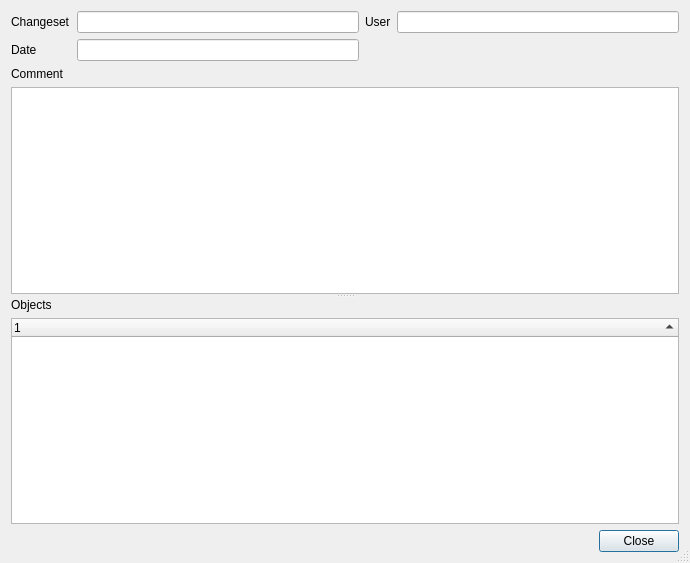
<?xml version="1.0" encoding="UTF-8"?>
<ui version="4.0">
 <class>ChangesetDetailsDialog</class>
 <widget class="QDialog" name="ChangesetDetailsDialog">
  <property name="geometry">
   <rect>
    <x>0</x>
    <y>0</y>
    <width>690</width>
    <height>563</height>
   </rect>
  </property>
  <property name="windowTitle">
   <string>Dialog</string>
  </property>
  <property name="toolTip">
   <string/>
  </property>
  <property name="sizeGripEnabled">
   <bool>true</bool>
  </property>
  <layout class="QHBoxLayout" name="horizontalLayout">
   <item>
    <widget class="QSplitter" name="splitter">
     <property name="frameShadow">
      <enum>QFrame::Plain</enum>
     </property>
     <property name="lineWidth">
      <number>1</number>
     </property>
     <property name="midLineWidth">
      <number>0</number>
     </property>
     <property name="orientation">
      <enum>Qt::Vertical</enum>
     </property>
     <property name="opaqueResize">
      <bool>true</bool>
     </property>
     <property name="childrenCollapsible">
      <bool>false</bool>
     </property>
     <widget class="QWidget" name="layoutWidget">
      <layout class="QGridLayout" name="gridLayout" columnstretch="0,0,0,0,0">
       <property name="sizeConstraint">
        <enum>QLayout::SetDefaultConstraint</enum>
       </property>
       <property name="spacing">
        <number>6</number>
       </property>
       <item row="1" column="2">
        <widget class="QLineEdit" name="date">
         <property name="readOnly">
          <bool>true</bool>
         </property>
        </widget>
       </item>
       <item row="0" column="3">
        <widget class="QLabel" name="labelUser">
         <property name="text">
          <string>User</string>
         </property>
        </widget>
       </item>
       <item row="0" column="1">
        <widget class="QLabel" name="labelChangeset">
         <property name="text">
          <string>Changeset</string>
         </property>
        </widget>
       </item>
       <item row="0" column="4">
        <widget class="QLineEdit" name="user">
         <property name="readOnly">
          <bool>true</bool>
         </property>
        </widget>
       </item>
       <item row="0" column="2">
        <widget class="QLineEdit" name="changeset">
         <property name="readOnly">
          <bool>true</bool>
         </property>
        </widget>
       </item>
       <item row="1" column="1">
        <widget class="QLabel" name="labelDate">
         <property name="text">
          <string>Date</string>
         </property>
        </widget>
       </item>
       <item row="3" column="1">
        <widget class="QLabel" name="labelDate_2">
         <property name="text">
          <string>Comment</string>
         </property>
        </widget>
       </item>
       <item row="4" column="1" colspan="4">
        <widget class="QPlainTextEdit" name="comment">
         <property name="readOnly">
          <bool>true</bool>
         </property>
        </widget>
       </item>
      </layout>
     </widget>
     <widget class="QWidget" name="verticalLayoutWidget_2">
      <layout class="QVBoxLayout" name="verticalLayout_5">
       <item>
        <widget class="QLabel" name="labelObjects">
         <property name="text">
          <string>Objects</string>
         </property>
        </widget>
       </item>
       <item>
        <widget class="QTreeWidget" name="objects">
         <property name="contextMenuPolicy">
          <enum>Qt::CustomContextMenu</enum>
         </property>
         <property name="rootIsDecorated">
          <bool>false</bool>
         </property>
         <property name="uniformRowHeights">
          <bool>true</bool>
         </property>
         <property name="itemsExpandable">
          <bool>false</bool>
         </property>
         <property name="sortingEnabled">
          <bool>true</bool>
         </property>
         <property name="allColumnsShowFocus">
          <bool>true</bool>
         </property>
         <property name="expandsOnDoubleClick">
          <bool>false</bool>
         </property>
         <column>
          <property name="text">
           <string notr="true">1</string>
          </property>
         </column>
        </widget>
       </item>
       <item>
        <widget class="QDialogButtonBox" name="buttonBox">
         <property name="orientation">
          <enum>Qt::Horizontal</enum>
         </property>
         <property name="standardButtons">
          <set>QDialogButtonBox::Close</set>
         </property>
        </widget>
       </item>
      </layout>
     </widget>
    </widget>
   </item>
  </layout>
 </widget>
 <tabstops>
  <tabstop>changeset</tabstop>
  <tabstop>user</tabstop>
  <tabstop>date</tabstop>
  <tabstop>comment</tabstop>
 </tabstops>
 <resources/>
 <connections>
  <connection>
   <sender>buttonBox</sender>
   <signal>accepted()</signal>
   <receiver>ChangesetDetailsDialog</receiver>
   <slot>accept()</slot>
   <hints>
    <hint type="sourcelabel">
     <x>248</x>
     <y>254</y>
    </hint>
    <hint type="destinationlabel">
     <x>157</x>
     <y>274</y>
    </hint>
   </hints>
  </connection>
  <connection>
   <sender>buttonBox</sender>
   <signal>rejected()</signal>
   <receiver>ChangesetDetailsDialog</receiver>
   <slot>reject()</slot>
   <hints>
    <hint type="sourcelabel">
     <x>316</x>
     <y>260</y>
    </hint>
    <hint type="destinationlabel">
     <x>286</x>
     <y>274</y>
    </hint>
   </hints>
  </connection>
 </connections>
</ui>
